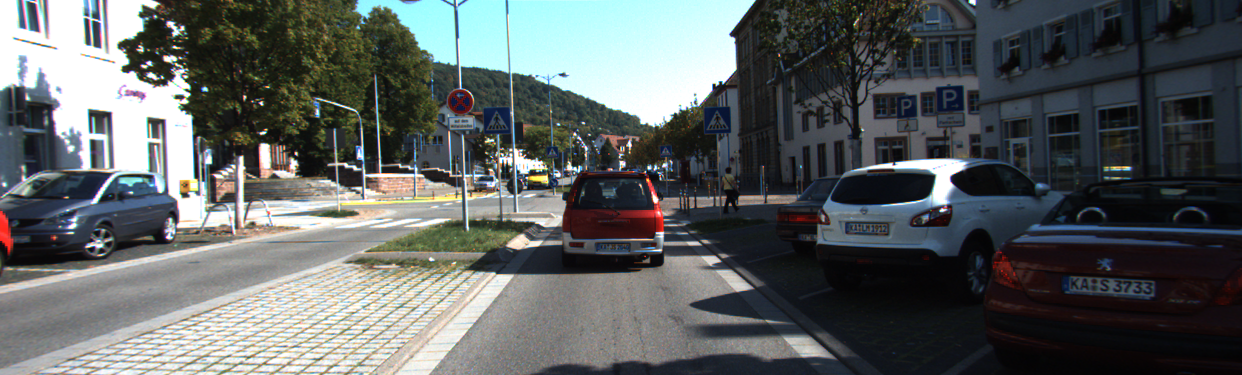
#> input picture test_images/kiti_1.png, 1242 x 375 px
$ python explore_colorspace.py   (older library calls are emulated)
#> lines starting #> are read from the running program, lines starting #| are printed output that depends on the picture
import cv2
import numpy as np
import matplotlib.pyplot as plt
from mpl_toolkits.mplot3d import Axes3D

def plot3D(pixels, colors_rgb,
           axis_labels=list("RGB"), axis_limits=[(0, 255), (0, 255), (0, 255)]):
    """Plot pixels in 3D."""
    fig = plt.figure(figsize=(8, 8))
    ax = Axes3D(fig)

    # Assign axis limits.
    print(*axis_limits[0], axis_limits[0])
    ax.set_xlim(*axis_limits[0])
    ax.set_ylim(*axis_limits[1])
    ax.set_zlim(*axis_limits[2])

    ax.tick_params(axis='both', which='major', labelsize=14, pad=8)
    ax.set_xlabel(axis_labels[0], fontsize=16, labelpad=16)
    ax.set_ylabel(axis_labels[1], fontsize=16, labelpad=16)
    ax.set_zlabel(axis_labels[2], fontsize=16, labelpad=16)

    ax.scatter(
        pixels[:, :, 0].ravel(),
        pixels[:, :, 1].ravel(),
        pixels[:, :, 2].ravel(),
        c=colors_rgb.reshape((-1, 3)), edgecolors='none')
    return ax

def experiment_colorspace(image):

#> called with image = '../test_images/kiti_1.png'
    img = cv2.imread(image)
#> img is the input picture: shape (375, 1242, 3); mean B, G, R 96.5, 96.6, 91.8
    scale = max(img.shape[0], img.shape[1], 64) / 64
#> scale = 19.41
    img_small = cv2.resize(img,
                           (np.int(img.shape[1] / scale), np.int(img.shape[0] / scale)), interpolation=cv2.INTER_NEAREST)

    # Convert the scaled image to desired colorspaces.
    img_small_RGB = cv2.cvtColor(img_small, cv2.COLOR_BGR2RGB)
    img_small_HSV = cv2.cvtColor(img_small, cv2.COLOR_BGR2HSV)
    img_small_LUV = cv2.cvtColor(img_small, cv2.COLOR_BGR2LUV)
    img_small_rgb_scaled = img_small_RGB/255.

    plot3D(img_small_RGB, img_small_rgb_scaled)
    plt.show()

    plot3D(img_small_HSV, img_small_rgb_scaled, axis_labels=list("HSV"))
    plt.show()

    plot3D(img_small_LUV, img_small_rgb_scaled, axis_labels=list("LUV"))
    plt.show()


kiti_1 = "../test_images/kiti_1.png"
kiti_2 = "../test_images/kiti_2.png"
kiti_3 = "../test_images/kiti_3.png"
experiment_colorspace(kiti_1)
experiment_colorspace(kiti_2)
#> call 2 of experiment_colorspace, with image = '../test_images/kiti_2.png'
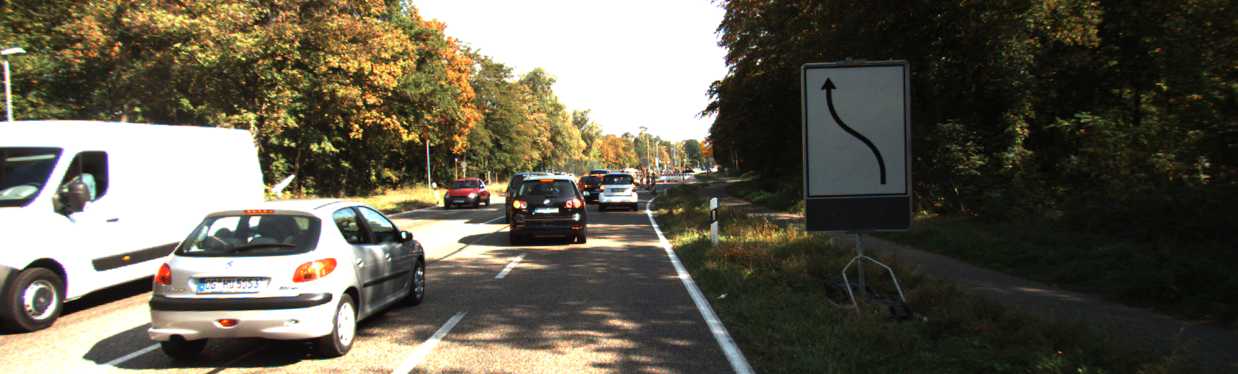
#> input picture test_images/kiti_2.png, 1238 x 374 px
#> in experiment_colorspace, img is the input picture: shape (374, 1238, 3); mean B, G, R 80.8, 94.7, 99
experiment_colorspace(kiti_3)
#> call 3 of experiment_colorspace, with image = '../test_images/kiti_3.png'
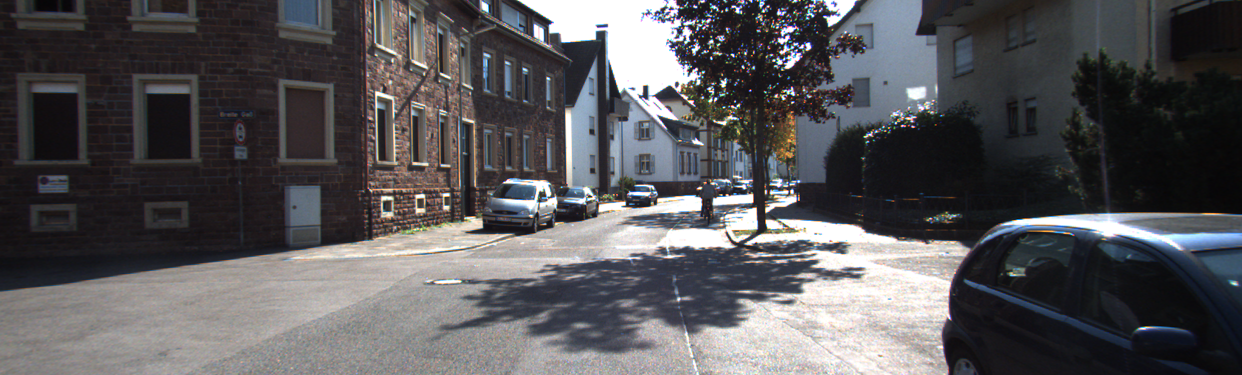
#> input picture test_images/kiti_3.png, 1242 x 375 px
#> in experiment_colorspace, img is the input picture: shape (375, 1242, 3); mean B, G, R 89, 86.4, 87.6
